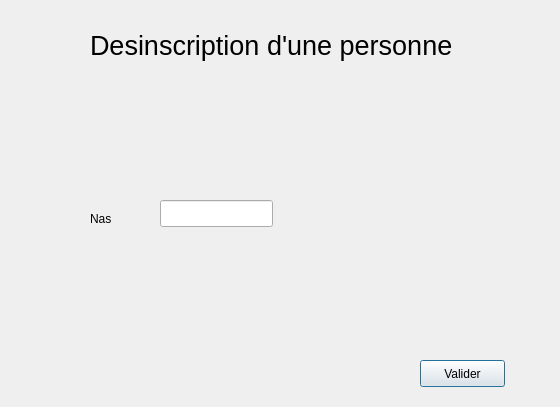
<?xml version="1.0" encoding="UTF-8"?>
<ui version="4.0">
 <class>DesinscrirePersonneClass</class>
 <widget class="QDialog" name="DesinscrirePersonneClass">
  <property name="geometry">
   <rect>
    <x>0</x>
    <y>0</y>
    <width>560</width>
    <height>407</height>
   </rect>
  </property>
  <property name="windowTitle">
   <string>DesinscrirePersonne</string>
  </property>
  <widget class="QLabel" name="label">
   <property name="geometry">
    <rect>
     <x>90</x>
     <y>20</y>
     <width>511</width>
     <height>51</height>
    </rect>
   </property>
   <property name="font">
    <font>
     <pointsize>20</pointsize>
     <weight>50</weight>
     <bold>false</bold>
    </font>
   </property>
   <property name="frameShadow">
    <enum>QFrame::Plain</enum>
   </property>
   <property name="text">
    <string>Desinscription d'une personne</string>
   </property>
  </widget>
  <widget class="QLabel" name="label_3">
   <property name="geometry">
    <rect>
     <x>90</x>
     <y>210</y>
     <width>55</width>
     <height>17</height>
    </rect>
   </property>
   <property name="text">
    <string>Nas</string>
   </property>
  </widget>
  <widget class="QLineEdit" name="lineEdit_nasd">
   <property name="geometry">
    <rect>
     <x>160</x>
     <y>200</y>
     <width>113</width>
     <height>27</height>
    </rect>
   </property>
  </widget>
  <widget class="QPushButton" name="ButtonValid">
   <property name="geometry">
    <rect>
     <x>420</x>
     <y>360</y>
     <width>85</width>
     <height>27</height>
    </rect>
   </property>
   <property name="text">
    <string>Valider</string>
   </property>
  </widget>
 </widget>
 <layoutdefault spacing="6" margin="11"/>
 <resources/>
 <connections/>
</ui>
